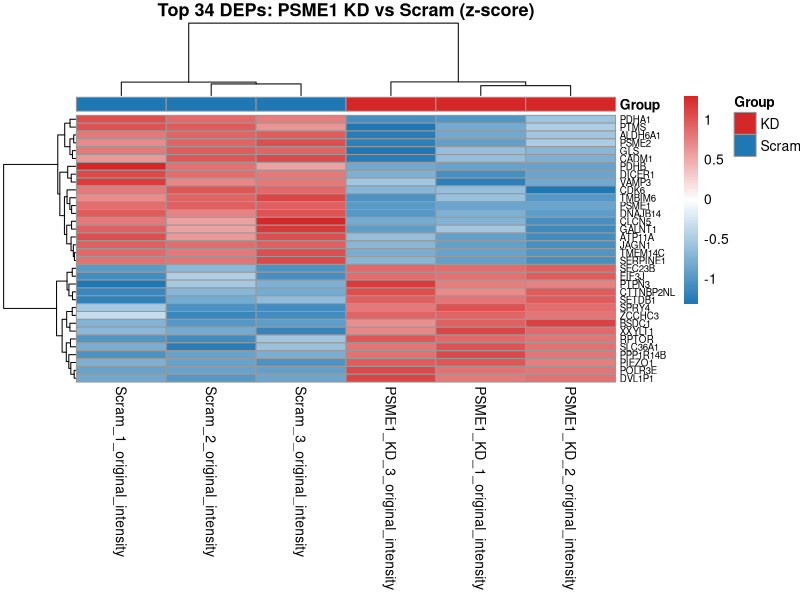
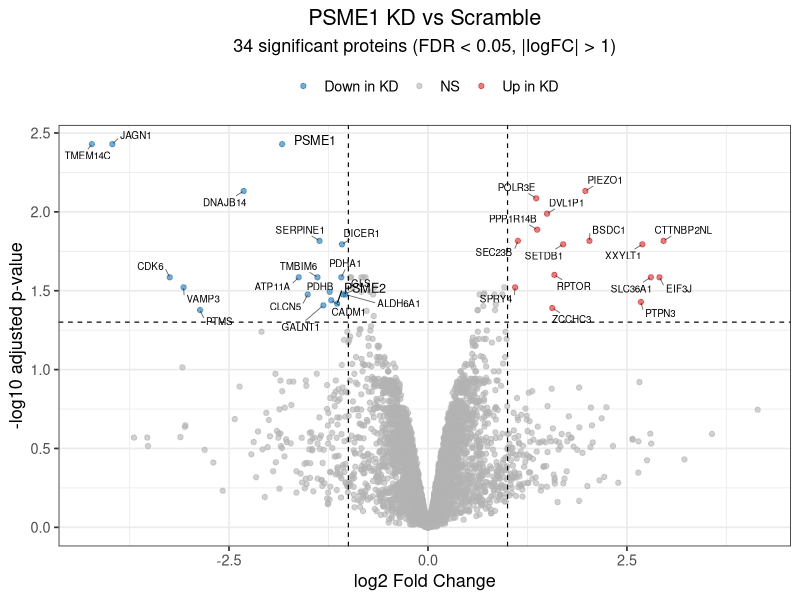

Generate these figures, in order, with R:
# deanalysis.R
# Input:  results/psme1_vs_scram_normalized.csv
# Output: results/DEA_results.csv, results/psme1_kd_volcano_plot.pdf, results/psme1_kd_heatmap.pdf

library(limma)
library(ggplot2)
library(pheatmap)
library(dplyr)
library(tibble)
library(ggrepel)

# 1. Load normalized matrix
cat("[1/6] Loading normalized data...\n")
mat <- read.csv("results/psme1_vs_scram_normalized.csv", row.names = 1)
mat <- as.matrix(mat)
cat(sprintf("      %d proteins x %d samples\n", nrow(mat), ncol(mat)))

# 2. Define groups and design matrix
cat("[2/6] Building design matrix...\n")
group <- factor(c("PSME1_KD", "PSME1_KD", "PSME1_KD", "Scram", "Scram", "Scram"))
design <- model.matrix(~ 0 + group)
colnames(design) <- levels(group)

# Contrast: KD vs Scram (positive logFC = higher in KD)
contrast_matrix <- makeContrasts(PSME1_KD - Scram, levels = design)

# 3. Fit limma model
# eBayes borrows variance information across all proteins —
# critical for statistical stability with only 3 replicates per group
cat("[3/6] Fitting limma model with eBayes...\n")
fit  <- lmFit(mat, design)
fit2 <- contrasts.fit(fit, contrast_matrix)
fit2 <- eBayes(fit2)

# 4. Extract and save full results
cat("[4/6] Extracting results...\n")
results <- topTable(fit2, coef = 1, number = Inf, sort.by = "P") %>%
  rownames_to_column("ProteinID")

results <- results %>%
  mutate(
    significant = adj.P.Val < 0.05 & abs(logFC) > 1,
    direction   = case_when(
      adj.P.Val < 0.05 & logFC >  1 ~ "Up in KD",
      adj.P.Val < 0.05 & logFC < -1 ~ "Down in KD",
      TRUE                           ~ "NS"
    )
  )

write.csv(results, "results/DEA_results.csv", row.names = FALSE)
n_sig <- sum(results$significant)
cat(sprintf("      Significant hits (FDR < 0.05, |logFC| > 1): %d proteins\n", n_sig))
cat(sprintf("      Up in KD: %d  |  Down in KD: %d\n",
    sum(results$direction == "Up in KD"),
    sum(results$direction == "Down in KD")))

# 5. Volcano plot
cat("[5/6] Generating volcano plot...\n")

# All significant proteins excluding PSME1/PSME2 — kept separate to avoid duplicates
sig_labels <- results %>%
  filter(significant & !ProteinID %in% c("PSME1", "PSME2"))

# PSME1/PSME2 as their own exclusive set for bold formatting
psme_labels <- results %>%
  filter(ProteinID %in% c("PSME1", "PSME2"))

volcano <- ggplot(results, aes(x = logFC, y = -log10(adj.P.Val), color = direction)) +
  geom_point(alpha = 0.6, size = 1.5) +
  scale_color_manual(values = c(
    "Up in KD"   = "#d62728",
    "Down in KD" = "#1f77b4",
    "NS"         = "grey70"
  )) +
  geom_vline(xintercept = c(-1, 1), linetype = "dashed", color = "black", linewidth = 0.4) +
  geom_hline(yintercept = -log10(0.05), linetype = "dashed", color = "black", linewidth = 0.4) +
  # All significant hits labeled with small black pointer lines
  ggrepel::geom_text_repel(
    data              = sig_labels,
    aes(label         = ProteinID),
    size              = 2.5,
    color             = "black",
    segment.color     = "black",
    segment.size      = 0.3,
    segment.alpha     = 0.6,
    box.padding       = 0.3,
    min.segment.length = 0,
    max.overlaps      = Inf
  ) +
  # PSME1/PSME2 bold and slightly larger to stand out as KD targets
  ggrepel::geom_text_repel(
    data          = psme_labels,
    aes(label     = ProteinID),
    size          = 3.2,
    color         = "black",
    segment.color = "black",
    segment.size  = 0.4,
    box.padding   = 0.5,
    max.overlaps  = Inf
  ) +
  labs(
    title    = "PSME1 KD vs Scramble",
    subtitle = sprintf("%d significant proteins (FDR < 0.05, |logFC| > 1)", n_sig),
    x        = "log2 Fold Change",
    y        = "-log10 adjusted p-value",
    color    = NULL
  ) +
  theme_bw(base_size = 13) +
  theme(
  legend.position = "top",
  plot.title    = element_text(hjust = 0.5),
  plot.subtitle = element_text(hjust = 0.5)
  )

ggsave("results/psme1_kd_volcano_plot.png", volcano, width = 7, height = 6)
cat("      Saved: results/psme1_kd_volcano_plot.png\n")

# 6. Heatmap of top 50 significant proteins
cat("[6/6] Generating heatmap...\n")

sig_proteins <- results %>%
  filter(significant) %>%
  arrange(adj.P.Val) %>%
  slice_head(n = 50) %>%
  pull(ProteinID)

if (length(sig_proteins) > 1) {
  heatmap_mat <- mat[sig_proteins, ]

  # Z-score per protein so colour reflects relative change, not absolute intensity
  heatmap_mat_z <- t(scale(t(heatmap_mat)))

  annotation_col <- data.frame(
    Group = c("KD", "KD", "KD", "Scram", "Scram", "Scram"),
    row.names = colnames(heatmap_mat_z)
  )
  ann_colors <- list(Group = c(KD = "#d62728", Scram = "#1f77b4"))

  png("results/psme1_kd_heatmap.png", width = 8, height = 12, units = "in", res = 150)
  pheatmap(
    heatmap_mat_z,
    annotation_col    = annotation_col,
    annotation_colors = ann_colors,
    color             = colorRampPalette(c("#1f77b4", "white", "#d62728"))(100),
    cluster_rows      = TRUE,
    cluster_cols      = TRUE,
    show_rownames     = TRUE,
    fontsize_row      = 7,
    main              = sprintf("Top %d DEPs: PSME1 KD vs Scram (z-score)", length(sig_proteins))
  )
  dev.off()
  cat("      Saved: results/psme1_kd_heatmap.png\n")
} else {
  cat("      Not enough significant proteins for heatmap.\n")
}

cat("\nDEA complete. Run 02_annotate.py next to add gene descriptions to DEA_results.csv\n")
